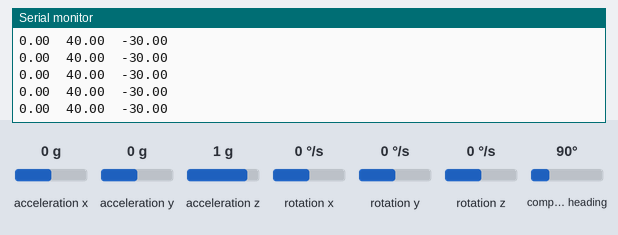
A sketch run on a simulated Arduino Nano 33 BLE. Shown: the last lines printed to the serial monitor. The inputs (shaded band) are chosen by the test bench; at power-on: compass heading 90°, acceleration x 0 g, acceleration y 0 g, acceleration z 1 g, rotation x 0 °/s, rotation y 0 °/s, rotation z 0 °/s.

Above: at 1.2 s.
1.3 s: compass heading set to 7°
At 1.9 s:
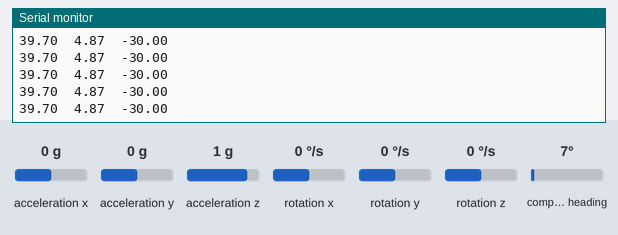
2.8 s: compass heading set to 180°
At 3.9 s:
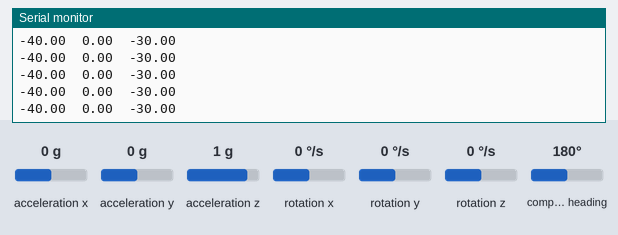
Timing chart, 0 to 5.8 s (numbered marks = the images above; inputs shaded):
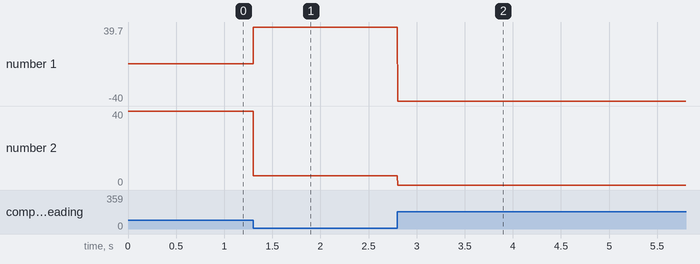

Measured:
- after the input at 1.3 s, the serial monitor: prints a new line at once (image 1)
- after the input at 2.8 s, the serial monitor: prints a new line at once (image 2)
- plotted number 1: 0 → 39.7 after the input at 1.3 s, 39.7 → -40 after the input at 2.8 s
- plotted number 2: 40 → 4.87 after the input at 1.3 s

The sketch:

test_1_read_data_LSM9DS1.ino
```cpp
/*
 * premier test de lecture des données
 */
#include <ArduinoBLE.h>
#include <Arduino_LSM9DS1.h>
#include <CurieIMU.h>
float ax,ay,az,gx,gy,gz,mx,my,mz;

void setup() {
  // put ayour setup code here, to run once:
  Serial.begin(9600);
  while(!Serial);
  Serial.println("start");


  if (!IMU.begin()) {
    Serial.println("Failed to initialiaze IMU!");
    while (1);
  }

}

void loop() {
  // put ayour main code here, to run repeatedlay:
  if (IMU.accelerationAvailable() && IMU.gyroscopeAvailable() && IMU.magneticFieldAvailable()) {
        IMU.readAcceleration(ax, ay, az);
        IMU.readGyroscope(gx, gy, gz);
        IMU.readMagneticField(mx, my, mz);

        Serial.print(mx);
        Serial.print('\t');
        Serial.print(my);
        Serial.print('\t');
        Serial.println(mz);
  }
}
```
